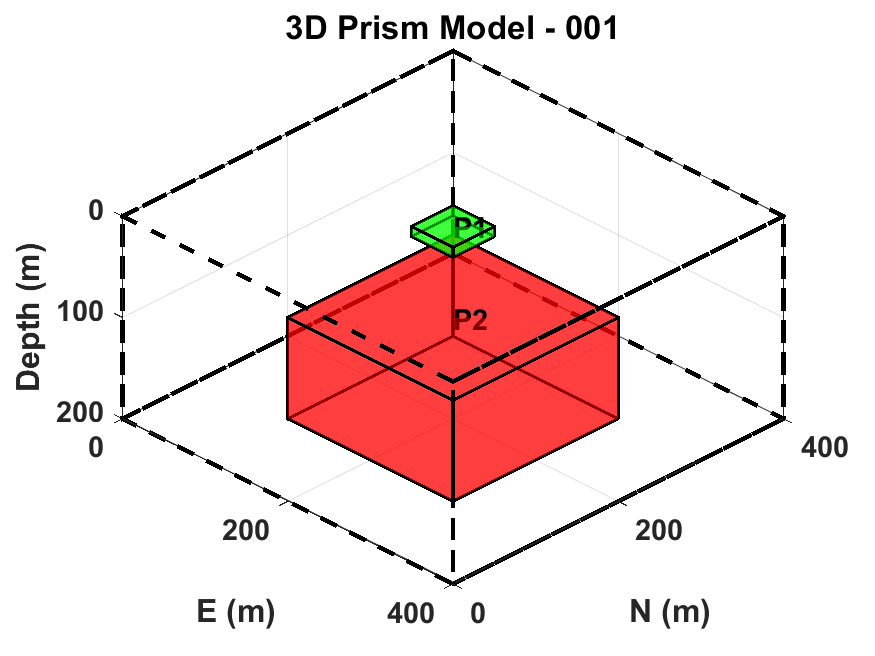
%> input picture data/synthetic/3D_Prism_Model_001.png, 875 x 656 px
$ octave --eval "result = fabemd(rgb2gray(imread('../data/synthetic/3D_Prism_Model_001.png')));"   (GNU Octave 9; MATLAB toolbox functions it lacks are replaced by stand-ins)
%> lines starting %> are read from the running program, lines starting %| are printed output that depends on the picture
### src/detrend_surface.m
function out = detrend_surface(data, order)
% Remove polynomial trend from data

[rows,cols] = size(data);

[x,y] = meshgrid(1:cols,1:rows);

x=x(:); y=y(:); z=data(:);

if order==1

    G=[ones(size(x)) x y];

else

    G=[ones(size(x)) x y x.^2 x.*y y.^2];

end

m = G\z;

trend = reshape(G*m,rows,cols);

out = data - trend;

end

### src/fabemd_regularized.m
%% FILE: fabemd.m (OPTIMIZED)

function imfs = fabemd(image, max_modes, initial_extrema_radius)

if nargin < 3
    initial_extrema_radius = 2;
end
if nargin < 2
    max_modes = 15;
end

image = double(image);

% ---------- 0) Remove regional trend (2nd order) ----------
image = detrend_surface(image,2);

% ---------- 1) Light Gaussian denoising ----------
image = imgaussfilt(image,1);

residue = image;
[rows, cols] = size(residue);

% ---------- 2) Stronger Mirror Padding ----------
pad_ratio = 0.25;
pad_size  = round(pad_ratio * min(rows, cols));
residue   = padarray(residue, [pad_size pad_size], 'symmetric');

imfs = {};
extrema_radius = initial_extrema_radius;
MIN_SMOOTH = 5;

for mode = 1:max_modes

    win = 2*extrema_radius + 1;
    SE  = strel('square', win);

    max_map = residue >= imdilate(residue, SE);
    min_map = residue <= imerode(residue, SE);

    if nnz(max_map) + nnz(min_map) < 5
        break;
    end

    % -------- Robust scale estimation --------
    dmax = nn_min_distance(max_map);
    dmin = nn_min_distance(min_map);
    smoothing_distance = median([dmax dmin]);

    if ~isfinite(smoothing_distance) || smoothing_distance < MIN_SMOOTH
        smoothing_distance = MIN_SMOOTH;
    end

    smoothing_distance = 2*ceil(smoothing_distance/2)+1;
    smoothing_distance = min(smoothing_distance, floor(min(rows,cols)/3));

    % -------- Envelope construction --------
    SE2 = strel('square', smoothing_distance);

    upper_env = imdilate(residue, SE2);
    lower_env = imerode(residue, SE2);

    smooth_upper = imgaussfilt(upper_env, smoothing_distance/6);
    smooth_lower = imgaussfilt(lower_env, smoothing_distance/6);

    mean_env = (smooth_upper + smooth_lower)/2;

    new_imf = residue - mean_env;

    if mean(abs(new_imf(:))) < 1e-4
        break;
    end

    imfs{end+1} = new_imf;
    residue     = mean_env;

    extrema_radius = extrema_radius + 1;
end

imfs{end+1} = residue;

% ---------- Crop ----------
for k = 1:length(imfs)
    imfs{k} = imfs{k}(pad_size+1:end-pad_size, pad_size+1:end-pad_size);
end

end
%%%%%%%%%%%%%%%%%%%%%%%%%%%%%%%%%%%%%%%%%%%%%%%%%%%%%%%%%%%%
% -------- Helper Function: Nearest Neighbor Distance -----
%%%%%%%%%%%%%%%%%%%%%%%%%%%%%%%%%%%%%%%%%%%%%%%%%%%%%%%%%%%%
function dmin = nn_min_distance(map)

[r, c] = find(map);

if numel(r) <= 1
    dmin = inf;
    return;
end

pts = [r c];

%
if size(pts,1) > 2000

    idx = randperm(size(pts,1),2000);
    pts = pts(idx,:);
end

D = pdist2(pts, pts);
D(1:size(D,1)+1:end) = inf;

d_each = min(D,[],2);
dmin = median(d_each);
end
%> in fabemd, `image = double(image);`:
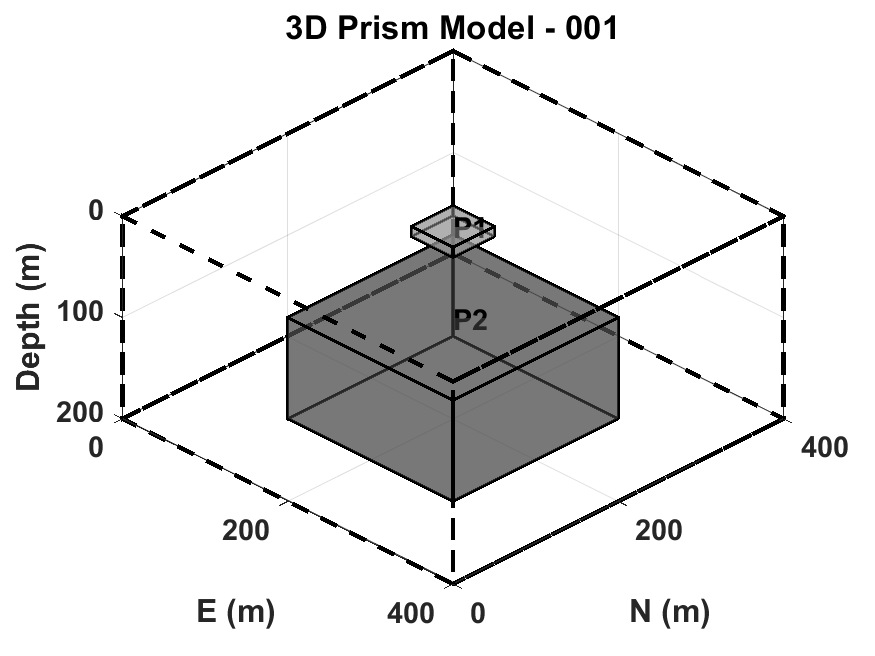
%> image: size 656x875 double; min 0, max 255, mean 229.9
%> in detrend_surface, `m = G\z;`: m = [307.6; -0.269; -0.325; 0.000308; -7.36e-06; 0.000481]
%> in detrend_surface, `trend = reshape(G*m,rows,cols);`:
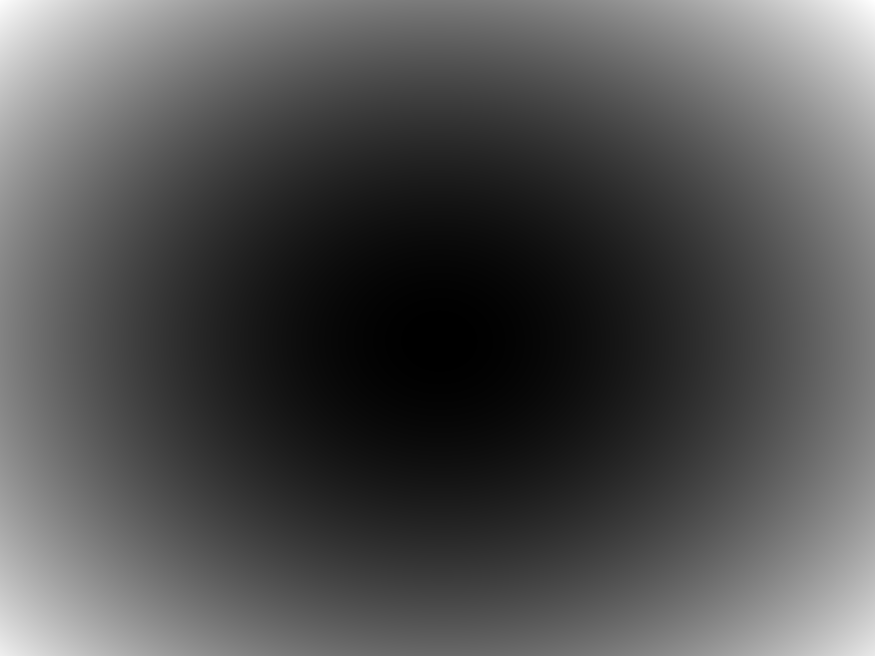
%> trend: size 656x875 double; min 192.9, max 308.2, mean 229.9; drawn with min black and max white
%> in detrend_surface, `out = data - trend;`:
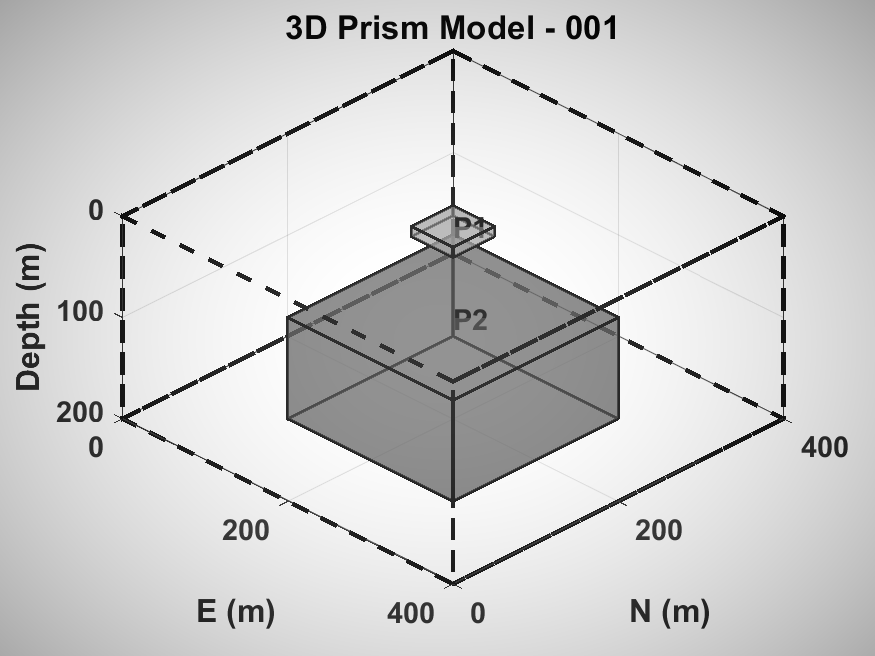
%> out: size 656x875 double; min -253.4, max 58.53, mean 0; drawn with min black and max white
%> in fabemd, `residue   = padarray(residue, [pad_size pad_size], 'symmetric');`:
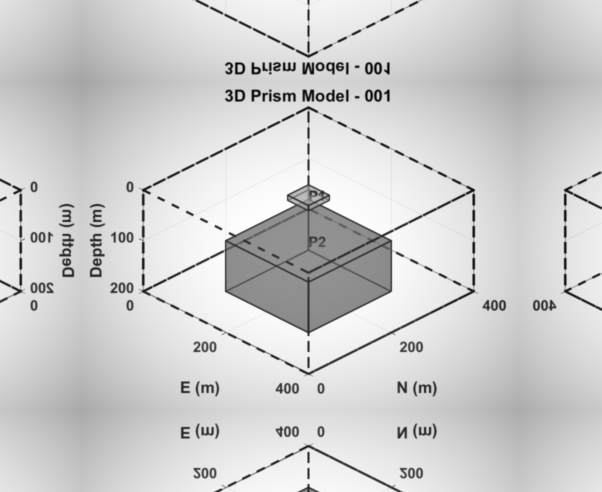
%> residue: size 984x1203 double (shown at 1/2 size); min -251.9, max 58.32, mean -0.3; drawn with min black and max white
%> the loop in fabemd, `for mode = 1:max_modes` made 15 passes
%> (dmin, dmax, smoothing_distance) on passes 1 to 6: (8.94, 12.81, 13), (28.02, 31.3, 31), (31.4, 45.26, 41), (35.78, 85, 63), (1, 162.2, 83), (231, 202, 218)
%> (dmin, dmax, smoothing_distance) on passes 10 to 15: (Inf, 983, Inf), (Inf, 983, Inf), (Inf, 983, Inf), (Inf, 983, Inf), (Inf, 983, Inf), (Inf, 983, Inf)
%> pass 1, in fabemd, `max_map = residue >= imdilate(residue, SE);`:
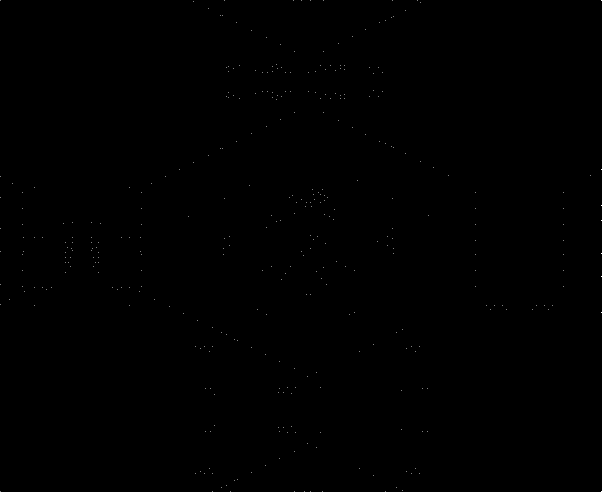
%> max_map: size 984x1203 logical (shown at 1/2 size); 0.03% white in thin lines or dots
%> pass 1, in fabemd, `upper_env = imdilate(residue, SE2);`:
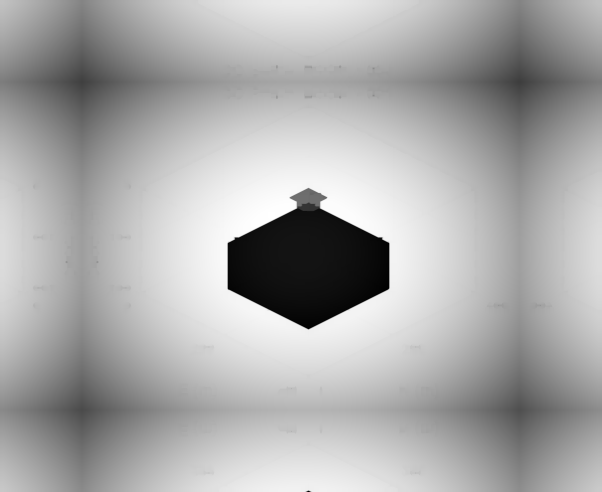
%> upper_env: size 984x1203 double (shown at 1/2 size); min -84.03, max 58.32, mean 10.7; drawn with min black and max white
%> pass 1, in fabemd, `lower_env = imerode(residue, SE2);`:
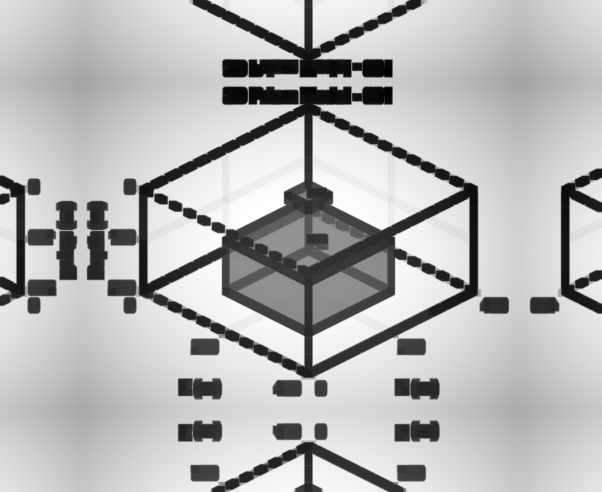
%> lower_env: size 984x1203 double (shown at 1/2 size); min -251.9, max 56.96, mean -30.2; drawn with min black and max white
%> after the loop in fabemd, `for mode = 1:max_modes`: extrema_radius = 17; imfs = 15 items
%> the loop in fabemd, `for k = 1:length(imfs)` made 16 passes
%> after the loop in fabemd, `for k = 1:length(imfs)`: imfs = 16 items
